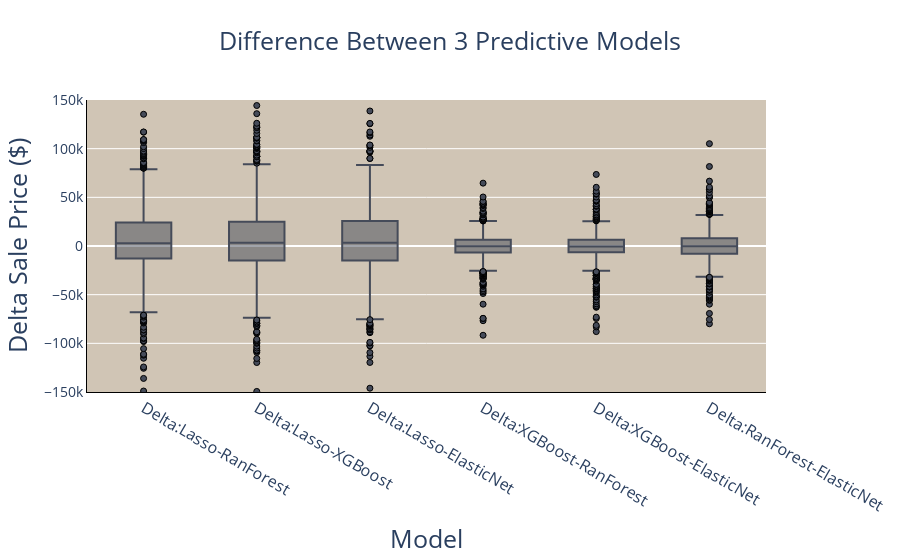

The code cell stored with this chart in its notebook:
### Code cell
fig = px.box(AAmelt, y = 'value', x = 'variable', color_discrete_sequence = ['#454b59'], title = 'Difference Between 3 Predictive Models')
fig.update_layout(
    xaxis_title = 'Model',
    yaxis_title = 'Delta Sale Price ($)',
    title_x=0.5,
    plot_bgcolor = '#d0c5b5',
    title_font = dict(size = 25),
    yaxis = dict(
        tickfont = dict(size=14),
        titlefont = dict(size = 25),
        showline = True,
        linecolor = 'black',
        range = [-150000,150000]
    ),
    xaxis = dict(
        tickfont = dict(size=16),
        titlefont = dict(size =25),

        linecolor = 'black'        
    )    
)
for t in fig.data:
    t.marker.line.width = 1
    t.marker.line.color = "black"
fig

### Figure 1 — Plotly figure (JSON) as saved in the notebook; plotly's stock layout.template omitted (floating-point values rounded to 4 significant figures; data arrays with more than 128 entries replaced by an {"elided": "..."} marker saying what was removed)
{"data": [{"alignmentgroup": "True", "hovertemplate": "variable=%{x}<br>value=%{y}<extra></extra>", "legendgroup": "", "marker": {"color": "#454b59", "line": {"color": "black", "width": 1}}, "name": "", "notched": false, "offsetgroup": "", "orientation": "v", "showlegend": false, "type": "box", "x": {"elided": "8688 str values"}, "x0": " ", "xaxis": "x", "y": {"elided": "8688 float values"}, "y0": " ", "yaxis": "y"}], "layout": {"boxmode": "group", "legend": {"tracegroupgap": 0}, "plot_bgcolor": "#d0c5b5", "title": {"font": {"size": 25}, "text": "Difference Between 3 Predictive Models", "x": 0.5}, "xaxis": {"anchor": "y", "domain": [0, 1], "linecolor": "black", "tickfont": {"size": 16}, "title": {"font": {"size": 25}, "text": "Model"}}, "yaxis": {"anchor": "x", "domain": [0, 1], "linecolor": "black", "range": [-150000, 150000], "showline": true, "tickfont": {"size": 14}, "title": {"font": {"size": 25}, "text": "Delta Sale Price ($)"}}}}
